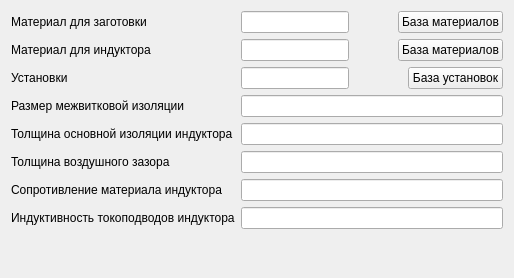
<?xml version="1.0" encoding="UTF-8"?>
<ui version="4.0">
 <class>Form</class>
 <widget class="QWidget" name="Form">
  <property name="geometry">
   <rect>
    <x>0</x>
    <y>0</y>
    <width>514</width>
    <height>278</height>
   </rect>
  </property>
  <property name="windowTitle">
   <string>Form</string>
  </property>
  <layout class="QFormLayout" name="formLayout_2">
   <item row="0" column="0">
    <widget class="QLabel" name="label">
     <property name="text">
      <string>Материал для заготовки</string>
     </property>
    </widget>
   </item>
   <item row="0" column="1">
    <layout class="QHBoxLayout" name="horizontalLayout">
     <item>
      <widget class="QLineEdit" name="lineEdit"/>
     </item>
     <item>
      <spacer name="horizontalSpacer">
       <property name="orientation">
        <enum>Qt::Horizontal</enum>
       </property>
       <property name="sizeHint" stdset="0">
        <size>
         <width>40</width>
         <height>20</height>
        </size>
       </property>
      </spacer>
     </item>
     <item>
      <widget class="QPushButton" name="pushButtonMatZag">
       <property name="text">
        <string>База материалов</string>
       </property>
      </widget>
     </item>
    </layout>
   </item>
   <item row="1" column="0">
    <widget class="QLabel" name="label_2">
     <property name="text">
      <string>Материал для индуктора</string>
     </property>
    </widget>
   </item>
   <item row="1" column="1">
    <layout class="QHBoxLayout" name="horizontalLayout_2">
     <item>
      <widget class="QLineEdit" name="lineEdit_2"/>
     </item>
     <item>
      <spacer name="horizontalSpacer_2">
       <property name="orientation">
        <enum>Qt::Horizontal</enum>
       </property>
       <property name="sizeHint" stdset="0">
        <size>
         <width>40</width>
         <height>20</height>
        </size>
       </property>
      </spacer>
     </item>
     <item>
      <widget class="QPushButton" name="pushButtonMatInd">
       <property name="text">
        <string>База материалов</string>
       </property>
      </widget>
     </item>
    </layout>
   </item>
   <item row="2" column="0">
    <widget class="QLabel" name="label_3">
     <property name="text">
      <string>Установки</string>
     </property>
    </widget>
   </item>
   <item row="2" column="1">
    <layout class="QHBoxLayout" name="horizontalLayout_3">
     <item>
      <widget class="QLineEdit" name="lineEdit_3"/>
     </item>
     <item>
      <spacer name="horizontalSpacer_3">
       <property name="orientation">
        <enum>Qt::Horizontal</enum>
       </property>
       <property name="sizeHint" stdset="0">
        <size>
         <width>40</width>
         <height>20</height>
        </size>
       </property>
      </spacer>
     </item>
     <item>
      <widget class="QPushButton" name="pushButtonUst">
       <property name="text">
        <string>База установок</string>
       </property>
      </widget>
     </item>
    </layout>
   </item>
   <item row="3" column="0">
    <widget class="QLabel" name="label_5">
     <property name="text">
      <string>Размер межвитковой изоляции</string>
     </property>
    </widget>
   </item>
   <item row="3" column="1">
    <widget class="QLineEdit" name="lineEdit_5"/>
   </item>
   <item row="4" column="0">
    <widget class="QLabel" name="label_6">
     <property name="text">
      <string>Толщина основной изоляции индуктора</string>
     </property>
    </widget>
   </item>
   <item row="4" column="1">
    <widget class="QLineEdit" name="lineEdit_6"/>
   </item>
   <item row="5" column="0">
    <widget class="QLabel" name="label_7">
     <property name="text">
      <string>Толщина воздушного зазора</string>
     </property>
    </widget>
   </item>
   <item row="5" column="1">
    <widget class="QLineEdit" name="lineEdit_7"/>
   </item>
   <item row="6" column="0">
    <widget class="QLabel" name="label_8">
     <property name="text">
      <string>Сопротивление материала индуктора</string>
     </property>
    </widget>
   </item>
   <item row="6" column="1">
    <widget class="QLineEdit" name="lineEdit_8"/>
   </item>
   <item row="7" column="0">
    <widget class="QLabel" name="label_9">
     <property name="text">
      <string>Индуктивность токоподводов индуктора</string>
     </property>
    </widget>
   </item>
   <item row="7" column="1">
    <widget class="QLineEdit" name="lineEdit_9"/>
   </item>
  </layout>
 </widget>
 <resources/>
 <connections/>
</ui>
